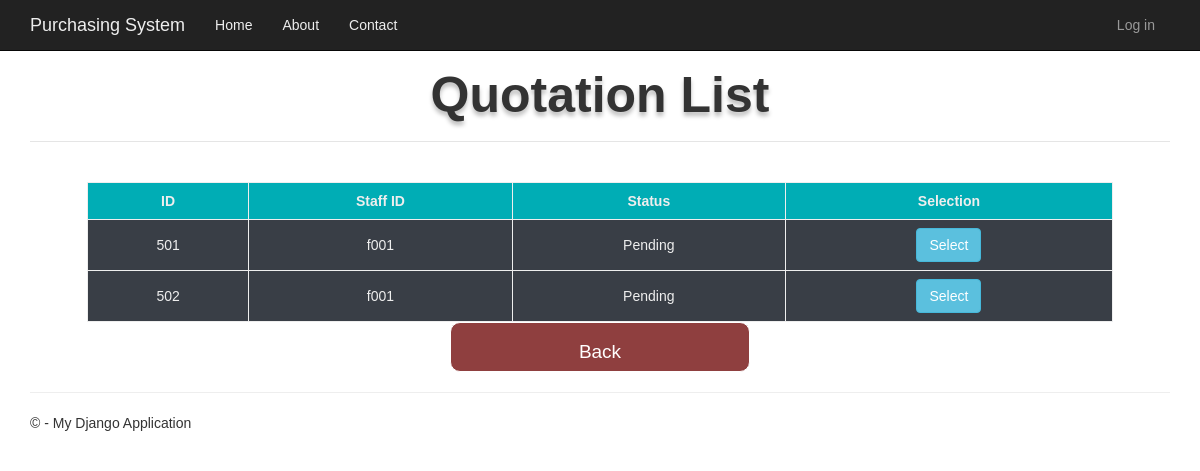
The app's page /quotationList, older data.
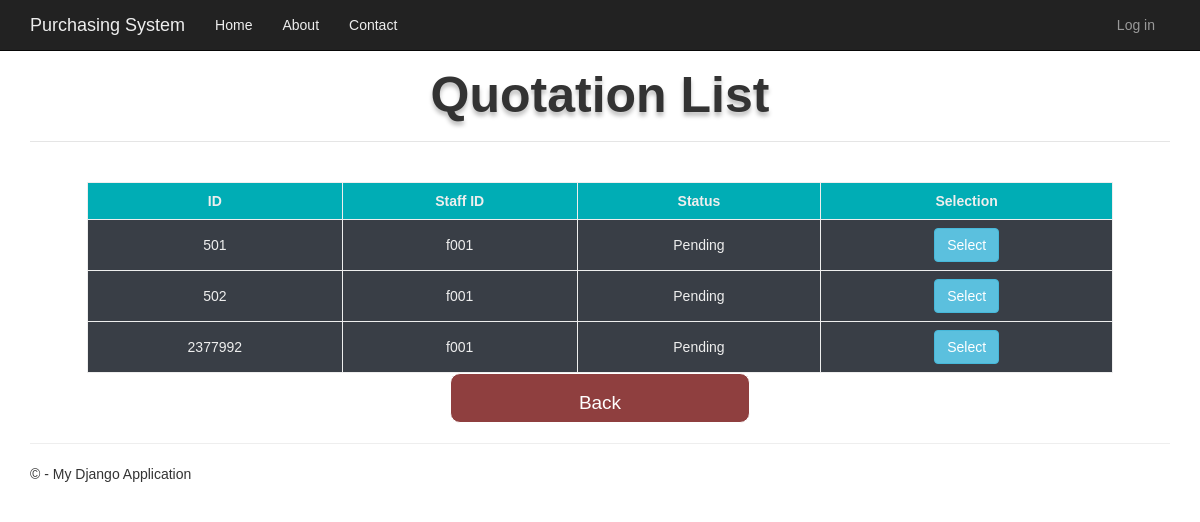
The same page, newer data.
### app/models.py (models this page shows, shortened)
class Quotation(models.Model):
    quotationID = models.CharField(primary_key=True, max_length=10)
    staffID = models.ForeignKey(Staff,default=None, on_delete=models.CASCADE, null=True)
    vendorID = models.ForeignKey(Vendor,default=None, on_delete=models.CASCADE,null=True)
    totalPrice = models.FloatField(default=None, null=True)
    validityDate = models.DateField()
    qtyProvided = models.IntegerField(default=None, null=True)
    quotationStatus = models.CharField(max_length=20, default="Pending")
    selected = models.BooleanField(default=False)

class Staff(models.Model):
    staffID = models.CharField(primary_key=True, max_length=10)
    password = models.CharField(max_length=5, null=True)
    def __str__(self):
        return str(self.staffID)

### submitQuotation/views.py (the view)
# urls.py: re_path(r'^quotationList$', quoList_views.quotationList, name='quotation_list'),
def quotationList(request):
    quoList = Quotation.objects.all()
    context = {
        'title': 'Quotation List' ,
        'quoList' : quoList,
    }
    return render(request, 'submitQuotation/quotationList.html', context)

### submitQuotation/templates/submitQuotation/quotationList.html (shortened to what this page needs)
{% extends "app/layout.html" %}
{% block content %}
<!DOCTYPE html>
<html lang="en">
<head>
</head>
<center>
    <body>
        <div>
            <legend
                style="padding: 10px;text-shadow: 0px 4px 4px rgba(0, 0, 0, 0.25);font-weight: 600;font-style: normal;font-family: Arial;margin: 0px;font-size: 50px;">
                Quotation List</legend>
            <br><br>
            <table>
                <tr>
                    <th>ID</th>
                    <th>Staff ID</th>
                    <th>Status</th>
                    <th>Selection</th>
                </tr>
                {% for i in quoList %}
                <tr>
                    <td>{{i.quotationID}}</td>
                    <td>{{i.staffID}}</td>
                    <td>{{i.quotationStatus}}</td>
                    <td>
                        <form class='margintop' action='quotationDetail' method='POST'>
                            <button type="submit" value={{i.quotationID}} name=quotationID class="btn btn-info">
                                Select</button>
                        </form>
                    </td>
                </tr>
                {% endfor %}
            </table>
            <button type="button" class="button"
                style="width:300px;height:50px;text-align:center;background-color: #8F3F3F">
                <a style="color: white; text-decoration: none;" href="{% url 'menu' %}">
                    Back
                </a>
            </button>
        </div>
    </body>
</center>
</html>
{% endblock %}

### app/templates/app/layout.html (shortened to what this page needs)
<!DOCTYPE html>
<html>
<head>
    {% load static %}
    <link rel="stylesheet" type="text/css" href="{% static 'app/content/bootstrap.min.css' %}" />
    <link rel="stylesheet" type="text/css" href="{% static 'app/content/site.css' %}" />
</head>
<body>
    <div class="navbar navbar-inverse navbar-fixed-top">
        <div class="container">
            <div class="navbar-header">
                <a href="/" class="navbar-brand" style="color: #EEEEEE;">Purchasing System</a>
            </div>
            <div class="navbar-collapse collapse">
                <ul class="nav navbar-nav">
                    <li><a href="{% url 'home' %}" style="color: #EEEEEE;">Home</a></li>
                    <li><a href="{% url 'about' %}" style="color: #EEEEEE;">About</a></li>
                    <li><a href="{% url 'contact' %}" style="color: #EEEEEE;">Contact</a></li>
                </ul>
                {% include 'app/loginpartial.html' %}
             </div>
        </div>
    </div>
    <div class="container body-content">
{% block content %}{% endblock %}
        <hr/>
        <footer>
            <p>&copy; {{ year }} - My Django Application</p>
        </footer>
    </div>
</body>
</html>

### app/templates/app/loginpartial.html
{% if user.is_authenticated %}
<form id="logoutForm" action="/logout" method="post" class="navbar-right">
    {% csrf_token %}
    <ul class="nav navbar-nav navbar-right">
        <li><a href="javascript:document.getElementById('logoutForm').submit()" style="color: #EEEEEE;">Log out</a></li>
    </ul>
</form>
{% else %}
<ul class="nav navbar-nav navbar-right">
    <li><a href="{% url 'login' %}">Log in</a></li>
</ul>
{% endif %}

### app/static/app/content/site.css (style rules this page uses)
body { padding-top: 50px; padding-bottom: 20px; }
.body-content { padding-left: 15px; padding-right: 15px; }

### submitQuotation/templates/submitQuotation/quotationList.html (style rules this page uses)
* { padding: 0; margin: 0; font-family: arial; }
table { display: inline-table; padding: 0px; border-collapse: collapse; width: 90%; height: 100px; gap: 1px; }
td { border: 1px solid #EEEEEE; text-align: center; padding: 8px; background-color: #393E46; color: #EEEEEE; }
th { border: 1px solid #EEEEEE; text-align: center; padding: 8px; background-color: #00ADB5; color: #EEEEEE; }
button { color: #ffffff; font-size: 19px; border: 1px solid #ffffff; border-radius: 10px; padding: 15px 50px; cursor: pointer }

Row changes from the older to the newer data that the page shows:
added Quotation: quotationID "2377992", staffID "f001", quotationStatus "Pending"
